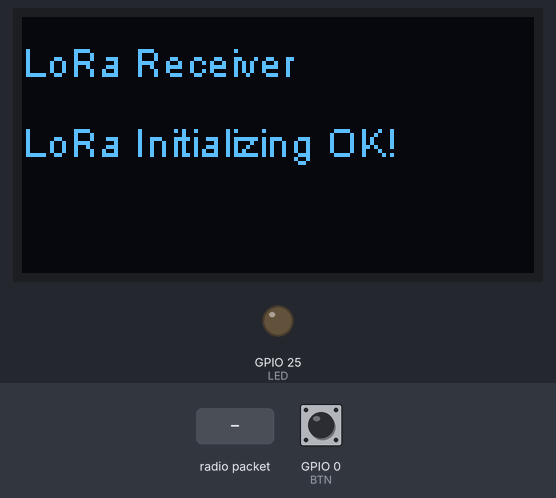
Recording of a sketch running on a simulated ESP32. Parts: 128×64 one-colour display, output pins drawn as LEDs (lit = HIGH). The test bench sets the inputs (shaded band); at power-on: GPIO 0 (BTN) HIGH. No radio packets arrive unless stated; what the sketch prints to the serial monitor is not drawn.

Above: at 1.2 s.
1.3 s: radio packet "1" arrives
At 4.1 s:
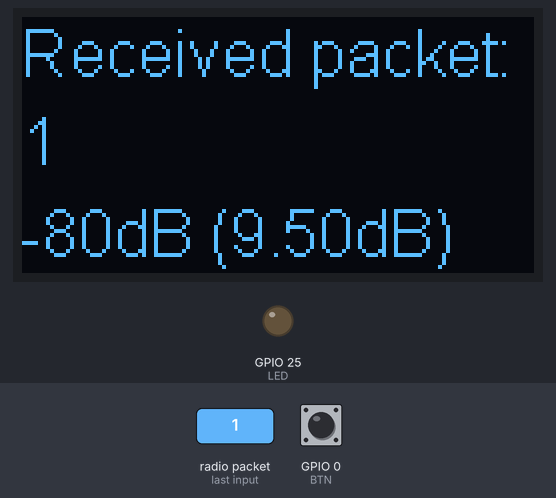
4.3 s: radio packet "0" arrives
At 5.9 s:
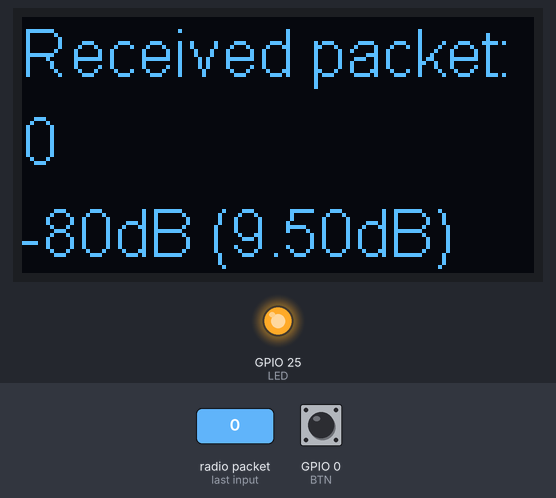
Timing chart, 0 to 7.8 s (numbered marks = the images above; inputs shaded):
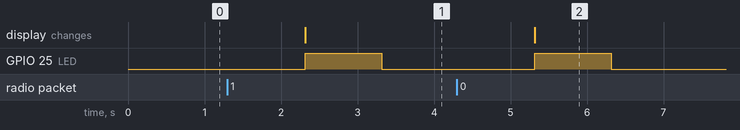

Measured:
- after the input at 1.3 s, GPIO 25 (LED): LOW → HIGH after 1.0 s, → LOW 1.0 s later; the display: changes after 1.0 s (image 1)
- after the input at 4.3 s, GPIO 25 (LED): LOW → HIGH after 1.0 s, → LOW 1.0 s later; the display: changes after 1.0 s (image 2)

The sketch:

LoRaOLED_receiver.ino
```cpp
#include <SSD1306.h> // alias for `#include "SSD1306Wire.h"`

#include <SPI.h>
#include <LoRa.h>

#define BTN 0
#define LED 25

SSD1306 display;

// WIFI_LoRa_32 ports
#define LORA_SCK 5
#define LORA_MISO 19
#define LORA_MOSI 27
#define LORA_CS 18
#define LORA_RST 14
#define LORA_IRQ 26

// LoRa Settings
#define BAND 433E6
#define spreadingFactor 9
// #define SignalBandwidth 62.5E3
#define SignalBandwidth 31.25E3

#define codingRateDenominator 8

const uint32_t LOWCONTRAST_TIME = 25000; // 25 sec.
const uint32_t DISPLAYOFF_TIME = 30000; // 30 sec.

uint32_t lastLight;

uint32_t lastPacket = 0;

void setup() {
  pinMode(BTN, INPUT_PULLUP);
  pinMode(LED, OUTPUT);

  Serial.begin(115200);
  while (! Serial); //if just the the basic function, must connect to a computer
  Serial.println();

  display.init();
  display.flipScreenVertically();
  display.setFont(ArialMT_Plain_10);
  display.setTextAlignment(TEXT_ALIGN_LEFT);

  Serial.println(F("LoRa Receiver"));
  display.drawString(0, 5, F("LoRa Receiver"));
  display.display();

  SPI.begin(LORA_SCK, LORA_MISO, LORA_MOSI, LORA_CS);
  LoRa.setPins(LORA_CS, LORA_RST, LORA_IRQ);

  if (! LoRa.begin(BAND)) {
    Serial.println(F("Starting LoRa failed!"));
    display.drawString(0, 25, F("Starting LoRa failed!"));
    display.display();
    while (1);
  }
  Serial.println(F("LoRa Initialization OK!"));

  Serial.print(F("LoRa Frequency: "));
  Serial.println(BAND);

  Serial.print(F("LoRa Spreading Factor: "));
  Serial.println(spreadingFactor);
  LoRa.setSpreadingFactor(spreadingFactor);

  Serial.print(F("LoRa Signal Bandwidth: "));
  Serial.println(SignalBandwidth);
  LoRa.setSignalBandwidth(SignalBandwidth);

  LoRa.setCodingRate4(codingRateDenominator);

  display.drawString(0, 25, F("LoRa Initializing OK!"));
  display.display();

  display.setFont(ArialMT_Plain_16);

  lastLight = millis();
}

void loop() {
  static bool lowContrast = false;
  static bool lastBtn = false;
  bool btn = ! digitalRead(BTN);

  if (btn != lastBtn) {
    if (btn) {
      display.setContrast(63);
      display.displayOn();
      lastLight = millis();
      lowContrast = false;
    }
    lastBtn = btn;
  }

  if (lastLight) {
    if (millis() - lastLight >= DISPLAYOFF_TIME) {
      display.displayOff();
      lastLight = 0;
    } else if (millis() - lastLight >= LOWCONTRAST_TIME) {
      if (! lowContrast) {
        display.setContrast(15);
        lowContrast = true;
      }
    }
  }

  if (lastPacket && (millis() - lastPacket >= 1000)) {
    digitalWrite(LED, LOW);
  }

  // try to parse packet
  int packetSize = LoRa.parsePacket();
  if (packetSize) {
    // received a packets
    Serial.print(F("Received packet: \""));

    display.clear();
    display.drawString(0, 0, F("Received packet:"));

    // read packet
    while (LoRa.available()) {
      String data = LoRa.readString();
      Serial.print(data);
      display.drawString(0, 22, data);
    }

    // print RSSI of packet
    Serial.print(F("\" with RSSI "));
    Serial.print(LoRa.packetRssi());
    Serial.print(F(" with SNR "));
    Serial.println(LoRa.packetSnr());
    // display.drawString(0, 45, "RSSI: ");
    // display.drawString(50, 45, (String)LoRa.packetRssi());

    display.drawString(0, 45, (String)LoRa.packetRssi() + F("dB (") + (String)LoRa.packetSnr() + F("dB)"));
    display.display();

    digitalWrite(LED, HIGH);
    lastPacket = millis();
  }
}
```
